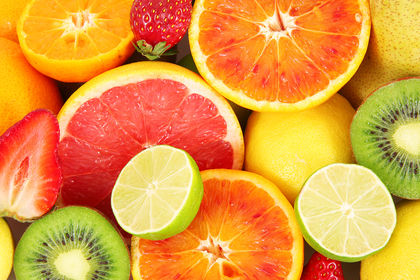
%> input picture projects/project1/color.jpg, 420 x 280 px
$ octave p1.m   (GNU Octave 9; MATLAB toolbox functions it lacks are replaced by stand-ins)
%> lines starting %> are read from the running program, lines starting %| are printed output that depends on the picture
%2,3,4
I = imread('color.jpg');
%> I is the input picture: size 280x420x3 uint8; mean R, G, B 227.3, 154.1, 63.2
J = rgb2gray(I);
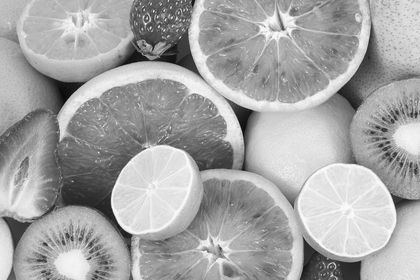
%> J: size 280x420 uint8; min 5, max 254, mean 165.7
figure, imshow(I), figure, imshow(J)
imwrite(J,"gray.png");


%5
Img = imread('color.jpg');
J2 = rgb2gray(Img);
energy = sum(J2(:));
%> energy = 19480473
disp( energy)
%| 1.9480e+07

%6
noised=imnoise(J,'gaussian');
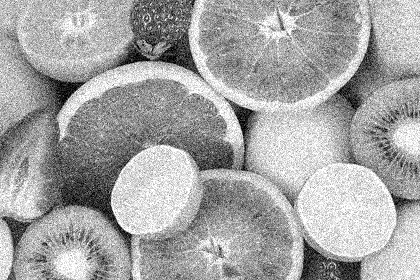
%> noised: size 280x420 uint8; min 0, max 255, mean 165.1
figure
imshow(noised);
imwrite(noised,"graywithnoise.bmp");
img=J;
img=double(img(:));
ima=max(img(:));
%> ima = 254
imi=min(img(:));
%> imi = 5
mse=std(img(:));
%> mse = 49.74
snr=20*log10((ima-imi)./mse);
%> snr = 13.99
disp(snr)
%| 13.990

img=noised;
img=double(img(:));
ima=max(img(:));
%> ima = 255
imi=min(img(:));
%> imi = 0
mse=std(img(:));
%> mse = 54.95
snrnoise=20*log10((ima-imi)./mse);
%> snrnoise = 13.33
disp(snrnoise)
%| 13.331


%7
ft = fftshift(log(abs(fft2(noised))));
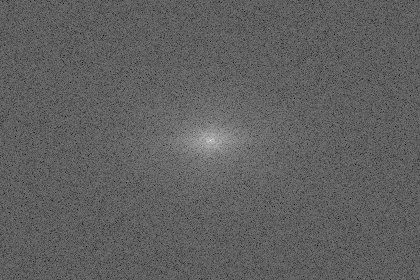
%> ft: size 280x420 double; min 4.12, max 16.78, mean 8.92; drawn with min black and max white
figure
imshow(ft, []);


%8 3 ways to remove noise
rowAvg = mean(double(J2),2);
%> rowAvg = 280 values, max 185.3 at index 216, min 146 at index 61, mean 165.7
rowNoise = rowAvg - mean(rowAvg);
%> rowNoise = 280 values, max 19.61 at index 216, min -19.68 at index 61, mean -1.43e-13
% Cancellation of noise
Igray2 = double(J2) - rowNoise;
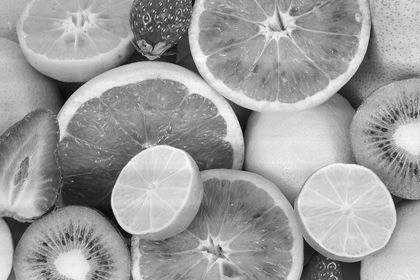
%> Igray2: size 280x420 double; min 4.39, max 263.6, mean 165.7; drawn with min black and max white
Igray2 = uint8(Igray2);
%> Igray2: size 280x420 uint8
imwrite(Igray2,"grayclearnoise.bmp");

Kaverage =filter2(fspecial('average',3),noised)/255;
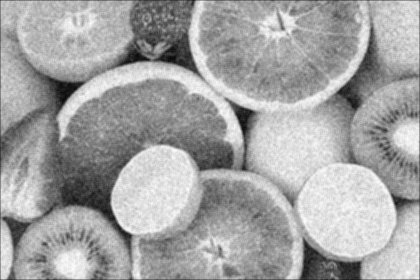
%> Kaverage: size 280x420 double; min 0.0257, max 0.991, mean 0.645
imwrite(Kaverage,"grayaverage.bmp");

Kmedian =medfilt2(noised) ;
imwrite(Kmedian,"grayKmedian.bmp");
figure
imshow(J-Igray2)
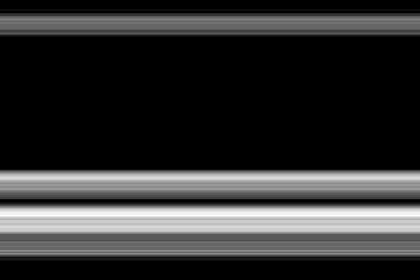
%> displayed picture: size 280x420, on the screen's scale of 0 to 255; min 0, max 20, mean 3.98; drawn with min black and max white
%wich one was better
peaksnr1 = psnr(Igray2,J);
%> peaksnr1 = 28.87
peaksnr2 = psnr(uint8(Kmedian),J);
%> peaksnr2 = 25.63
peaksnr3 = psnr(uint8(Kaverage),J);
%> peaksnr3 = 3.41
disp(peaksnr1)
%| 28.871
disp(peaksnr2)
%| 25.626
disp(peaksnr3)
%| 3.4147

%9
